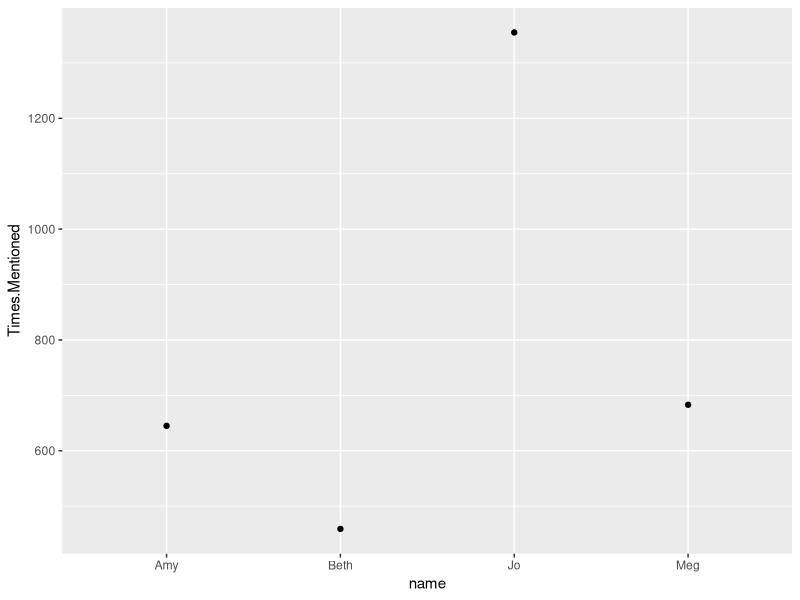
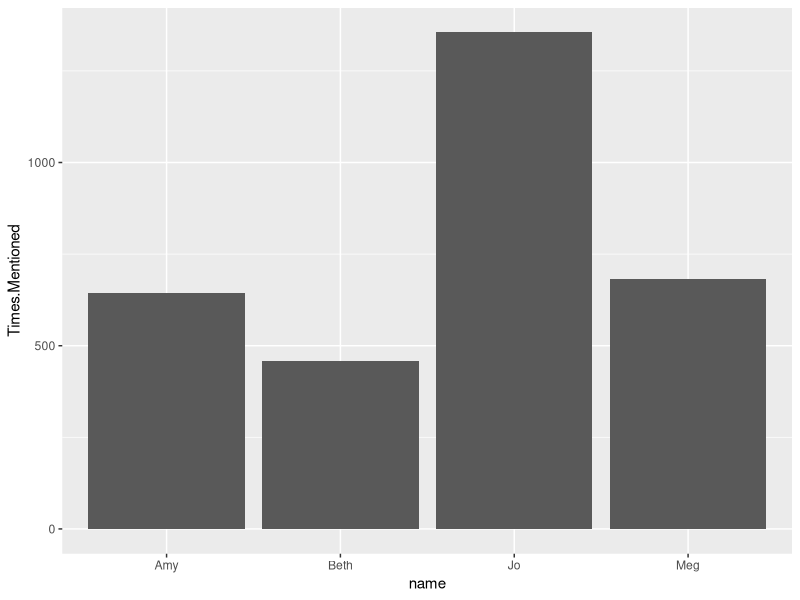

R code for these plots, in order:
# Capstone
#Connel Ching'anda
#connelchinganda@arizona.edu
# I am special

library(ggplot2)

little_women <- data.frame(
  name=c("Meg", "Jo", "Beth", "Amy"),
  Times.Mentioned=c(683,1355,459, 645)
)
ggplot(little_women, mapping = aes(x = name, y = Times.Mentioned)) +
  geom_point()

#create bar graph
ggplot(little_women, mapping = aes(x = name, y = Times.Mentioned)) +
  geom_col()
